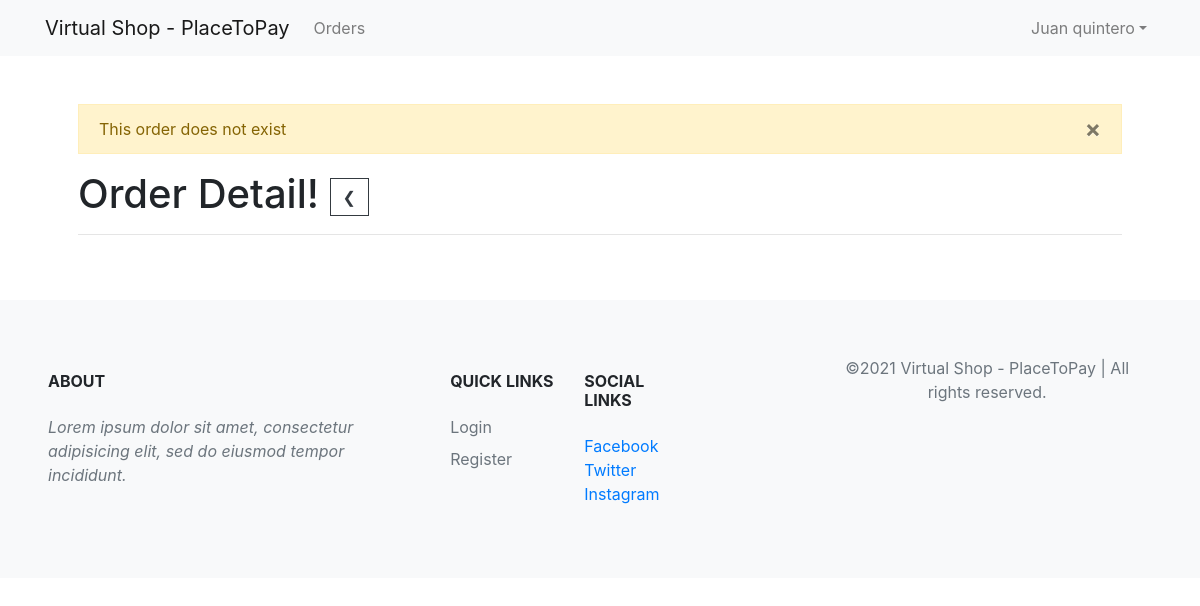
The page /order-detail?id=2 (signed in) on the database as committed earlier.
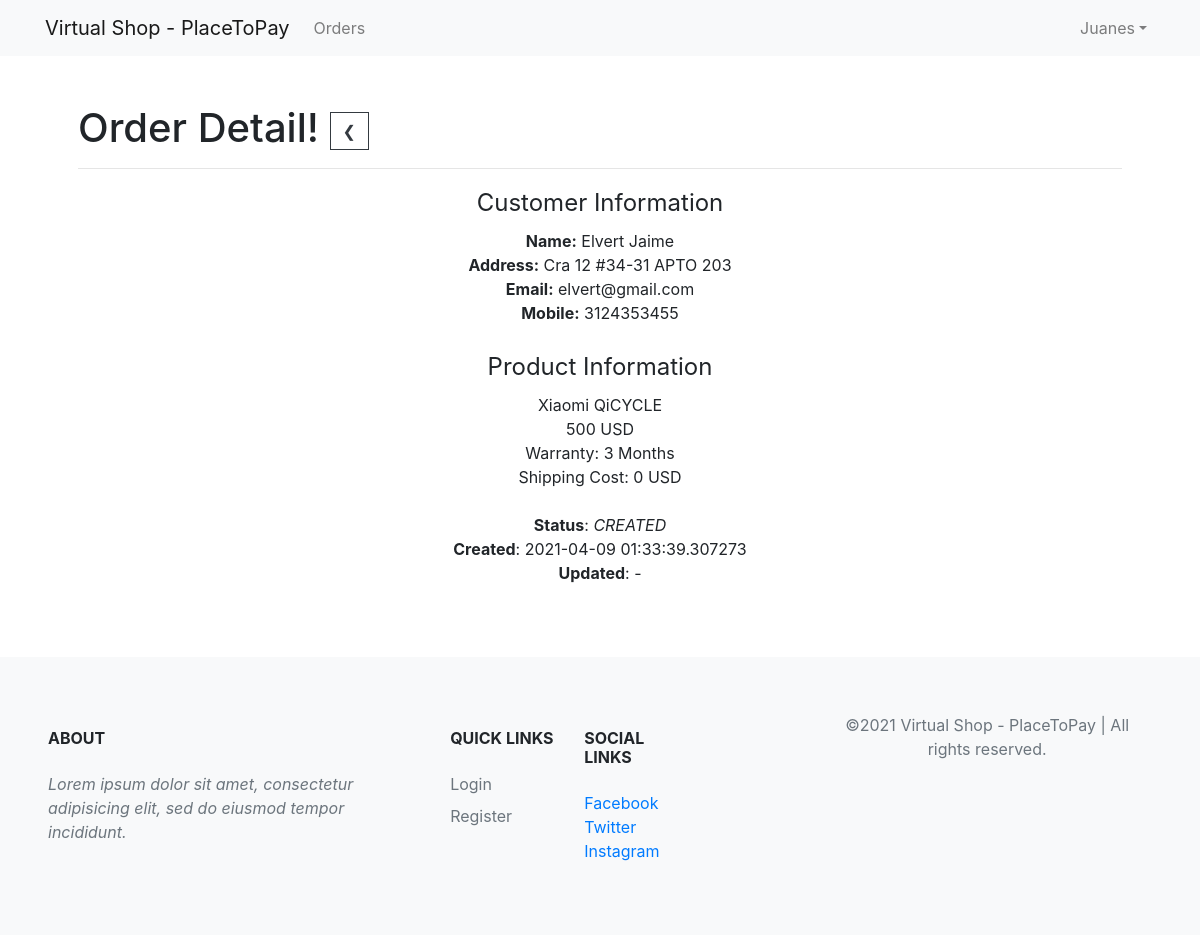
The same page on the database as committed later.
### app/models/user.py (models this page shows)
class User( UserAuth, db.Model):
    username = db.Column(db.String(80), unique=True, nullable=False, primary_key=True)
    name = db.Column(db.String(150), unique=False, nullable=False)
    password = db.Column(db.String(50), unique=False, nullable=False)
    is_admin = db.Column(db.Boolean, nullable=False, default=False)

### app/models/order.py (models this page shows)
class Order(db.Model):
    id =  db.Column(db.Integer, primary_key=True, autoincrement=True)
    customer_name = db.Column(db.String(80), unique=False, nullable=False)
    customer_email = db.Column(db.String(120), unique=False, nullable=False)
    customer_address = db.Column(db.String(200), unique=False, nullable=False)
    customer_mobile = db.Column(db.String(40), unique=False, nullable=False)
    status = db.Column(db.String(20), default='CREATED') # CREATED, PAYED, REJECTED
    created_at = db.Column(db.DateTime, default=datetime.utcnow)
    updated_at = db.Column(db.DateTime, nullable=True, default=None)
    payment_request_id = db.Column(db.Integer,  nullable=True, default=None)

### app/views/orders.py (the view)
@order.route('/order-detail', methods=['GET'])
def order_detail():
    order_id = request.args.get('id')
    order = Order().query.filter_by(id=order_id).first()
    if not order:
        flash('This order does not exist', 'warning')
    return render_template('orders/detail.html', order=order, product=APP_CONFIG['PRODUCT'] if order else None)

### app/__init__.py (called while the page is built)
def config(app):
    app.config.from_object('config')
    csrf = CSRFProtect()
    csrf.init_app(app)
    @app.before_request
    def make_session_permanent():
        session.modified = True
        session.permanent = True
        app.permanent_session_lifetime = timedelta(hours=2)

def login_manager(app):
    with app.app_context():
        from app.models import User
        login_manager = LoginManager()
        login_manager.init_app(app)
        @login_manager.user_loader
        def load_user(user_id):
            return User().query.get(user_id)

### app/templates/orders/detail.html
{% extends 'core/base.html' %} {% block content %}
<h1>Order Detail!
  <a href="{{url_for('order.orders_list')}}" class="btn btn-outline-dark" >&#10094;</a>
</h1>
<hr />
<section class="row">
  <div class="col-12 container text-center">
    {% if order %}
    <fieldset>
      <legend>Customer Information</legend>
      <b>Name:</b> {{ order.customer_name }}
      <br />
      <b>Address:</b> {{ order.customer_address }}
      <br />
      <b>Email:</b> {{ order.customer_email }}
      <br />
      <b>Mobile:</b> {{ order.customer_mobile }}
      <br />
    </fieldset>
    <br />
    <fieldset>
      <legend>Product Information</legend>
      {{ product.name }}
      <br />
      {{ product.price }} USD
      <br />
      Warranty: {{ product.warranty }} Months
      <br />
    </fieldset>
    Shipping Cost: 0 USD
    <br />
    <br />
    <b>Status</b>: <i>{{ order.status }}</i>
    <br />
    <b>Created</b>: {{ order.created_at }}
    <br />
    <b>Updated</b>: {% if order.updated_at %} {{ order.updated_at }}  {% else %} - {% endif %} <br /><br />
    {% endif %}
  </div>
</section>
{% endblock %}

### app/templates/components/header.html (shortened to what this page needs)
<header>
  <nav class="navbar navbar-expand-sm navbar-light bg-light">
    <div class="container">
      <a class="navbar-brand" href="{{ url_for('order.index') }}">{{ config.APP_NAME }}</a>
      <div class="collapse navbar-collapse" id="navbarNav">
        <ul class="navbar-nav">
          <li class="nav-item">
            <a class="nav-link" href="{{url_for('order.orders_list')}}">Orders</a>
          </li>
        </ul>
        <ul class="navbar-nav ml-auto">
          {% if current_user.is_authenticated %}
          <li class="nav-item dropdown">
            <a class="nav-link dropdown-toggle" href="#" id="userActions" data-toggle="dropdown" aria-haspopup="true"
              aria-expanded="false">{{current_user.name | capitalize}}</a>
          </li>
          {% endif %}
        </ul>
      </div>
    </div>
  </nav>
</header>

Rows that differ between the two databases and show on the page:
changed User: name "Juan quintero" → "Juanes"
added Order: customer_name "Elvert Jaime", customer_address "Cra 12 #34-31 APTO 203", customer_email "elvert@gmail.com", customer_mobile "3124353455", status "CREATED", created_at "2021-04-09 01:33:39.307273"
Other text that changed with them:
{{ product.name }}: (not shown) → "Xiaomi QiCYCLE"
{{ product.price }}: (not shown) → "500"
{{ product.warranty }}: (not shown) → "3"
text now shown: "Customer Information Name: Address: Email: Mobile: Product Information USD Warranty: Months Shipping Cost: 0 USD Status : Created : Updated : -"
list line gone: "× This order does not exist"
